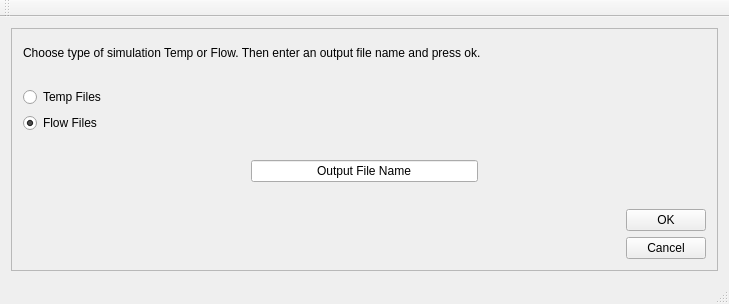
<?xml version="1.0" encoding="UTF-8"?>
<ui version="4.0">
 <class>MyClassClass</class>
 <widget class="QMainWindow" name="MyClassClass">
  <property name="geometry">
   <rect>
    <x>0</x>
    <y>0</y>
    <width>729</width>
    <height>304</height>
   </rect>
  </property>
  <property name="windowTitle">
   <string>MyClass</string>
  </property>
  <widget class="QWidget" name="centralWidget">
   <layout class="QVBoxLayout" name="verticalLayout_7">
    <item>
     <widget class="QFrame" name="frame">
      <property name="frameShape">
       <enum>QFrame::StyledPanel</enum>
      </property>
      <property name="frameShadow">
       <enum>QFrame::Raised</enum>
      </property>
      <layout class="QVBoxLayout" name="verticalLayout_8">
       <item>
        <widget class="QFrame" name="frame_2">
         <property name="frameShape">
          <enum>QFrame::StyledPanel</enum>
         </property>
         <property name="frameShadow">
          <enum>QFrame::Raised</enum>
         </property>
        </widget>
       </item>
       <item>
        <layout class="QVBoxLayout" name="verticalLayout_10">
         <item>
          <widget class="QLabel" name="label">
           <property name="text">
            <string>Choose type of simulation Temp or Flow. Then enter an output file name and press ok.</string>
           </property>
           <property name="wordWrap">
            <bool>false</bool>
           </property>
          </widget>
         </item>
        </layout>
       </item>
       <item>
        <spacer name="verticalSpacer">
         <property name="orientation">
          <enum>Qt::Vertical</enum>
         </property>
         <property name="sizeHint" stdset="0">
          <size>
           <width>20</width>
           <height>40</height>
          </size>
         </property>
        </spacer>
       </item>
       <item>
        <widget class="QRadioButton" name="TempBubble">
         <property name="text">
          <string>Temp Files</string>
         </property>
        </widget>
       </item>
       <item>
        <widget class="QRadioButton" name="FlowBubble">
         <property name="text">
          <string>Flow Files</string>
         </property>
         <property name="checked">
          <bool>true</bool>
         </property>
        </widget>
       </item>
       <item>
        <spacer name="verticalSpacer_2">
         <property name="orientation">
          <enum>Qt::Vertical</enum>
         </property>
         <property name="sizeHint" stdset="0">
          <size>
           <width>20</width>
           <height>40</height>
          </size>
         </property>
        </spacer>
       </item>
       <item>
        <layout class="QHBoxLayout" name="horizontalLayout_6">
         <item>
          <spacer name="horizontalSpacer_2">
           <property name="orientation">
            <enum>Qt::Horizontal</enum>
           </property>
           <property name="sizeHint" stdset="0">
            <size>
             <width>40</width>
             <height>13</height>
            </size>
           </property>
          </spacer>
         </item>
         <item>
          <widget class="QLineEdit" name="lineEdit">
           <property name="text">
            <string>Output File Name</string>
           </property>
           <property name="alignment">
            <set>Qt::AlignCenter</set>
           </property>
          </widget>
         </item>
         <item>
          <spacer name="horizontalSpacer_3">
           <property name="orientation">
            <enum>Qt::Horizontal</enum>
           </property>
           <property name="sizeHint" stdset="0">
            <size>
             <width>40</width>
             <height>13</height>
            </size>
           </property>
          </spacer>
         </item>
        </layout>
       </item>
       <item>
        <spacer name="verticalSpacer_3">
         <property name="orientation">
          <enum>Qt::Vertical</enum>
         </property>
         <property name="sizeHint" stdset="0">
          <size>
           <width>20</width>
           <height>40</height>
          </size>
         </property>
        </spacer>
       </item>
       <item>
        <layout class="QHBoxLayout" name="horizontalLayout_4">
         <item>
          <spacer name="horizontalSpacer">
           <property name="orientation">
            <enum>Qt::Horizontal</enum>
           </property>
           <property name="sizeHint" stdset="0">
            <size>
             <width>40</width>
             <height>20</height>
            </size>
           </property>
          </spacer>
         </item>
         <item>
          <layout class="QVBoxLayout" name="verticalLayout_9">
           <item>
            <widget class="QPushButton" name="OkButton">
             <property name="text">
              <string>OK</string>
             </property>
            </widget>
           </item>
           <item>
            <widget class="QPushButton" name="CancelButton">
             <property name="text">
              <string>Cancel</string>
             </property>
            </widget>
           </item>
          </layout>
         </item>
        </layout>
       </item>
      </layout>
     </widget>
    </item>
   </layout>
  </widget>
  <widget class="QMenuBar" name="menuBar">
   <property name="geometry">
    <rect>
     <x>0</x>
     <y>0</y>
     <width>729</width>
     <height>21</height>
    </rect>
   </property>
  </widget>
  <widget class="QToolBar" name="mainToolBar">
   <attribute name="toolBarArea">
    <enum>TopToolBarArea</enum>
   </attribute>
   <attribute name="toolBarBreak">
    <bool>false</bool>
   </attribute>
  </widget>
  <widget class="QStatusBar" name="statusBar"/>
  <action name="actionFile_name">
   <property name="text">
    <string>file_name</string>
   </property>
  </action>
 </widget>
 <layoutdefault spacing="6" margin="11"/>
 <resources>
  <include location="myclass.qrc"/>
 </resources>
 <connections>
  <connection>
   <sender>CancelButton</sender>
   <signal>clicked()</signal>
   <receiver>MyClassClass</receiver>
   <slot>close()</slot>
   <hints>
    <hint type="sourcelabel">
     <x>670</x>
     <y>251</y>
    </hint>
    <hint type="destinationlabel">
     <x>364</x>
     <y>151</y>
    </hint>
   </hints>
  </connection>
  <connection>
   <sender>OkButton</sender>
   <signal>clicked()</signal>
   <receiver>MyClassClass</receiver>
   <slot>close()</slot>
   <hints>
    <hint type="sourcelabel">
     <x>670</x>
     <y>222</y>
    </hint>
    <hint type="destinationlabel">
     <x>364</x>
     <y>151</y>
    </hint>
   </hints>
  </connection>
 </connections>
</ui>
